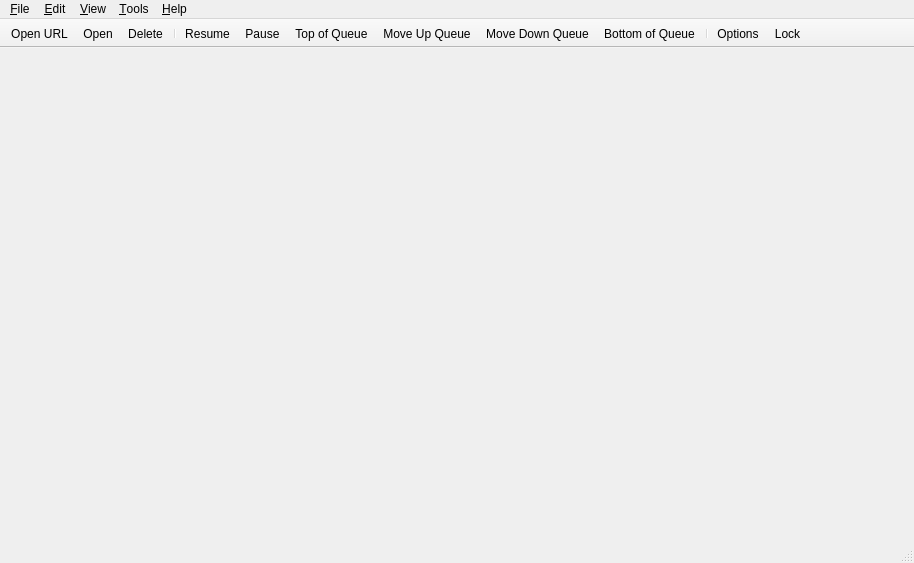
<?xml version="1.0" encoding="UTF-8"?>
<ui version="4.0">
 <class>MainWindow</class>
 <widget class="QMainWindow" name="MainWindow">
  <property name="geometry">
   <rect>
    <x>0</x>
    <y>0</y>
    <width>914</width>
    <height>563</height>
   </rect>
  </property>
  <property name="contextMenuPolicy">
   <enum>Qt::CustomContextMenu</enum>
  </property>
  <widget class="QWidget" name="centralWidget">
   <layout class="QVBoxLayout" name="centralWidgetLayout">
    <property name="leftMargin">
     <number>7</number>
    </property>
    <property name="topMargin">
     <number>3</number>
    </property>
    <property name="rightMargin">
     <number>5</number>
    </property>
    <property name="bottomMargin">
     <number>0</number>
    </property>
   </layout>
  </widget>
  <widget class="QMenuBar" name="menubar">
   <property name="geometry">
    <rect>
     <x>0</x>
     <y>0</y>
     <width>914</width>
     <height>22</height>
    </rect>
   </property>
   <widget class="QMenu" name="menuEdit">
    <property name="title">
     <string>&amp;Edit</string>
    </property>
    <addaction name="actionStart"/>
    <addaction name="actionPause"/>
    <addaction name="actionStartAll"/>
    <addaction name="actionPauseAll"/>
    <addaction name="separator"/>
    <addaction name="actionDelete"/>
    <addaction name="actionTopQueuePos"/>
    <addaction name="actionIncreaseQueuePos"/>
    <addaction name="actionDecreaseQueuePos"/>
    <addaction name="actionBottomQueuePos"/>
   </widget>
   <widget class="QMenu" name="menuHelp">
    <property name="title">
     <string>&amp;Help</string>
    </property>
    <addaction name="actionDocumentation"/>
    <addaction name="actionCheckForUpdates"/>
    <addaction name="separator"/>
    <addaction name="actionDonateMoney"/>
    <addaction name="actionAbout"/>
   </widget>
   <widget class="QMenu" name="menuOptions">
    <property name="title">
     <string>&amp;Tools</string>
    </property>
    <widget class="QMenu" name="menuAutoShutdownOnDownloadsCompletion">
     <property name="title">
      <string>On Downloads &amp;Done</string>
     </property>
     <addaction name="actionAutoShutdownDisabled"/>
     <addaction name="actionAutoExit"/>
     <addaction name="actionAutoSuspend"/>
     <addaction name="actionAutoHibernate"/>
     <addaction name="actionAutoShutdown"/>
    </widget>
    <addaction name="actionCreateTorrent"/>
    <addaction name="separator"/>
    <addaction name="actionManageCookies"/>
    <addaction name="actionOptions"/>
    <addaction name="separator"/>
    <addaction name="menuAutoShutdownOnDownloadsCompletion"/>
   </widget>
   <widget class="QMenu" name="menuFile">
    <property name="title">
     <string>&amp;File</string>
    </property>
    <addaction name="actionOpen"/>
    <addaction name="actionDownloadFromURL"/>
    <addaction name="actionCloseWindow"/>
    <addaction name="separator"/>
    <addaction name="actionExit"/>
   </widget>
   <widget class="QMenu" name="menuView">
    <property name="title">
     <string>&amp;View</string>
    </property>
    <widget class="QMenu" name="menuLog">
     <property name="title">
      <string>&amp;Log</string>
     </property>
     <addaction name="actionExecutionLogs"/>
     <addaction name="separator"/>
     <addaction name="actionNormalMessages"/>
     <addaction name="actionInformationMessages"/>
     <addaction name="actionWarningMessages"/>
     <addaction name="actionCriticalMessages"/>
    </widget>
    <addaction name="separator"/>
    <addaction name="actionTopToolBar"/>
    <addaction name="actionShowStatusbar"/>
    <addaction name="actionSpeedInTitleBar"/>
    <addaction name="separator"/>
    <addaction name="actionSearchWidget"/>
    <addaction name="actionRSSReader"/>
    <addaction name="menuLog"/>
    <addaction name="separator"/>
    <addaction name="actionStatistics"/>
    <addaction name="separator"/>
    <addaction name="actionLock"/>
   </widget>
   <addaction name="menuFile"/>
   <addaction name="menuEdit"/>
   <addaction name="menuView"/>
   <addaction name="menuOptions"/>
   <addaction name="menuHelp"/>
  </widget>
  <widget class="QToolBar" name="toolBar">
   <property name="movable">
    <bool>false</bool>
   </property>
   <property name="orientation">
    <enum>Qt::Horizontal</enum>
   </property>
   <property name="toolButtonStyle">
    <enum>Qt::ToolButtonFollowStyle</enum>
   </property>
   <property name="floatable">
    <bool>false</bool>
   </property>
   <attribute name="toolBarArea">
    <enum>TopToolBarArea</enum>
   </attribute>
   <attribute name="toolBarBreak">
    <bool>false</bool>
   </attribute>
   <addaction name="actionDownloadFromURL"/>
   <addaction name="actionOpen"/>
   <addaction name="actionDelete"/>
   <addaction name="separator"/>
   <addaction name="actionStart"/>
   <addaction name="actionPause"/>
   <addaction name="actionTopQueuePos"/>
   <addaction name="actionIncreaseQueuePos"/>
   <addaction name="actionDecreaseQueuePos"/>
   <addaction name="actionBottomQueuePos"/>
   <addaction name="separator"/>
   <addaction name="actionOptions"/>
   <addaction name="actionLock"/>
  </widget>
  <widget class="QStatusBar" name="statusBar"/>
  <action name="actionOpen">
   <property name="text">
    <string>&amp;Add Torrent File...</string>
   </property>
   <property name="iconText">
    <string>Open</string>
   </property>
  </action>
  <action name="actionExit">
   <property name="text">
    <string>E&amp;xit</string>
   </property>
  </action>
  <action name="actionOptions">
   <property name="text">
    <string>&amp;Options...</string>
   </property>
  </action>
  <action name="actionAbout">
   <property name="text">
    <string>&amp;About</string>
   </property>
  </action>
  <action name="actionStart">
   <property name="text">
    <string>&amp;Resume</string>
   </property>
  </action>
  <action name="actionPause">
   <property name="text">
    <string>&amp;Pause</string>
   </property>
  </action>
  <action name="actionStartAll">
   <property name="text">
    <string>R&amp;esume All</string>
   </property>
  </action>
  <action name="actionPauseAll">
   <property name="text">
    <string>P&amp;ause All</string>
   </property>
  </action>
  <action name="actionDelete">
   <property name="text">
    <string>&amp;Delete</string>
   </property>
  </action>
  <action name="actionDownloadFromURL">
   <property name="text">
    <string>Add Torrent &amp;Link...</string>
   </property>
   <property name="iconText">
    <string>Open URL</string>
   </property>
  </action>
  <action name="actionCreateTorrent">
   <property name="text">
    <string>Torrent &amp;Creator</string>
   </property>
  </action>
  <action name="actionDocumentation">
   <property name="text">
    <string>&amp;Documentation</string>
   </property>
  </action>
  <action name="actionSetGlobalSpeedLimits">
   <property name="text">
    <string>Set Global Speed Limits...</string>
   </property>
  </action>
  <action name="actionBottomQueuePos">
   <property name="text">
    <string>Bottom of Queue</string>
   </property>
   <property name="toolTip">
    <string>Move to the bottom of the queue</string>
   </property>
   <property name="visible">
    <bool>true</bool>
   </property>
  </action>
  <action name="actionTopQueuePos">
   <property name="text">
    <string>Top of Queue</string>
   </property>
   <property name="toolTip">
    <string>Move to the top of the queue</string>
   </property>
   <property name="visible">
    <bool>true</bool>
   </property>
  </action>
  <action name="actionDecreaseQueuePos">
   <property name="text">
    <string>Move Down Queue</string>
   </property>
   <property name="toolTip">
    <string>Move down in the queue</string>
   </property>
   <property name="visible">
    <bool>true</bool>
   </property>
  </action>
  <action name="actionIncreaseQueuePos">
   <property name="text">
    <string>Move Up Queue</string>
   </property>
   <property name="toolTip">
    <string>Move up in the queue</string>
   </property>
   <property name="visible">
    <bool>true</bool>
   </property>
  </action>
  <action name="actionUseAlternativeSpeedLimits">
   <property name="checkable">
    <bool>true</bool>
   </property>
   <property name="text">
    <string>Alternative Speed Limits</string>
   </property>
   <property name="toolTip">
    <string>Alternative Speed Limits</string>
   </property>
  </action>
  <action name="actionTopToolBar">
   <property name="checkable">
    <bool>true</bool>
   </property>
   <property name="text">
    <string>&amp;Top Toolbar</string>
   </property>
   <property name="toolTip">
    <string>Display Top Toolbar</string>
   </property>
  </action>
  <action name="actionShowStatusbar">
   <property name="checkable">
    <bool>true</bool>
   </property>
   <property name="text">
    <string>Status &amp;Bar</string>
   </property>
  </action>
  <action name="actionSpeedInTitleBar">
   <property name="checkable">
    <bool>true</bool>
   </property>
   <property name="text">
    <string>S&amp;peed in Title Bar</string>
   </property>
   <property name="toolTip">
    <string>Show Transfer Speed in Title Bar</string>
   </property>
  </action>
  <action name="actionRSSReader">
   <property name="checkable">
    <bool>true</bool>
   </property>
   <property name="text">
    <string>&amp;RSS Reader</string>
   </property>
  </action>
  <action name="actionSearchWidget">
   <property name="checkable">
    <bool>true</bool>
   </property>
   <property name="text">
    <string>Search &amp;Engine</string>
   </property>
  </action>
  <action name="actionLock">
   <property name="text">
    <string>L&amp;ock zoidtorrent</string>
   </property>
   <property name="iconText">
    <string>Lock</string>
   </property>
   <property name="shortcut">
    <string notr="true">Ctrl+L</string>
   </property>
  </action>
  <action name="actionDonateMoney">
   <property name="text">
    <string>Do&amp;nate!</string>
   </property>
   <property name="toolTip">
    <string>If you like zoidtorrent, please donate!</string>
   </property>
  </action>
  <action name="actionAutoExit">
   <property name="checkable">
    <bool>true</bool>
   </property>
   <property name="text">
    <string>&amp;Exit zoidtorrent</string>
   </property>
  </action>
  <action name="actionAutoSuspend">
   <property name="checkable">
    <bool>true</bool>
   </property>
   <property name="text">
    <string>&amp;Suspend System</string>
   </property>
  </action>
  <action name="actionAutoHibernate">
   <property name="checkable">
    <bool>true</bool>
   </property>
   <property name="text">
    <string>&amp;Hibernate System</string>
   </property>
  </action>
  <action name="actionAutoShutdown">
   <property name="checkable">
    <bool>true</bool>
   </property>
   <property name="text">
    <string>S&amp;hutdown System</string>
   </property>
  </action>
  <action name="actionAutoShutdownDisabled">
   <property name="checkable">
    <bool>true</bool>
   </property>
   <property name="text">
    <string>&amp;Disabled</string>
   </property>
  </action>
  <action name="actionToggleVisibility">
   <property name="text">
    <string>Show</string>
   </property>
  </action>
  <action name="actionMinimize">
   <property name="text">
    <string notr="true">Minimize</string>
   </property>
  </action>
  <action name="actionStatistics">
   <property name="text">
    <string>&amp;Statistics</string>
   </property>
  </action>
  <action name="actionCheckForUpdates">
   <property name="text">
    <string>Check for Updates</string>
   </property>
   <property name="toolTip">
    <string>Check for Program Updates</string>
   </property>
  </action>
  <action name="actionManageCookies">
   <property name="text">
    <string>Manage Cookies...</string>
   </property>
   <property name="toolTip">
    <string>Manage stored network cookies</string>
   </property>
  </action>
  <action name="actionExecutionLogs">
   <property name="checkable">
    <bool>true</bool>
   </property>
   <property name="text">
    <string>Show</string>
   </property>
  </action>
  <action name="actionNormalMessages">
   <property name="checkable">
    <bool>true</bool>
   </property>
   <property name="text">
    <string>Normal Messages</string>
   </property>
  </action>
  <action name="actionInformationMessages">
   <property name="checkable">
    <bool>true</bool>
   </property>
   <property name="text">
    <string>Information Messages</string>
   </property>
  </action>
  <action name="actionWarningMessages">
   <property name="checkable">
    <bool>true</bool>
   </property>
   <property name="text">
    <string>Warning Messages</string>
   </property>
  </action>
  <action name="actionCriticalMessages">
   <property name="checkable">
    <bool>true</bool>
   </property>
   <property name="text">
    <string>Critical Messages</string>
   </property>
  </action>
  <action name="actionCloseWindow">
   <property name="text">
    <string>Close Window</string>
   </property>
  </action>
 </widget>
 <resources/>
 <connections/>
</ui>
